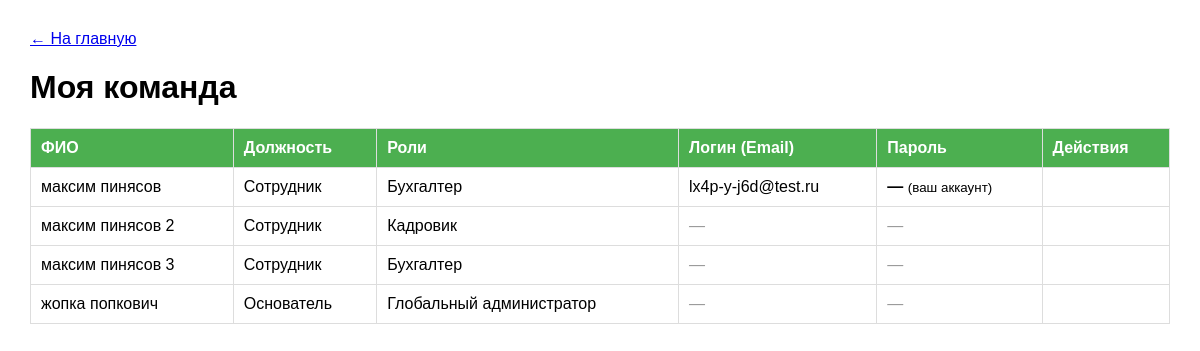
The app's page /team.php (signed in) with its own data.
### tables this page shows
CREATE TABLE users (
    id INTEGER PRIMARY KEY AUTOINCREMENT,
    last_name TEXT NOT NULL,
    first_name TEXT NOT NULL,
    middle_name TEXT,
    email TEXT NOT NULL UNIQUE,
    position TEXT NOT NULL,
    password TEXT DEFAULT '123456',
    created_at DATETIME DEFAULT CURRENT_TIMESTAMP
, party_id INTEGER DEFAULT 1);

### auth.php (called while the page is built, shortened)
<?php
require_once 'config.php';
function hasRole($requiredRoles) {
    global $db;
    $user_id = $_COOKIE['user_id'] ?? null;
    if (!is_array($requiredRoles)) {
        $requiredRoles = [$requiredRoles];
    }
    $stmt = $db->prepare("
        SELECT r.name
        FROM roles r
        JOIN user_roles ur ON r.id = ur.role_id
        WHERE ur.user_id = ?
    ");
    $stmt->execute([$user_id]);
    $userRoles = $stmt->fetchAll(PDO::FETCH_COLUMN);
    return false;
}
function hasPermission($permission) {
    global $db;
    $user_id = $_COOKIE['user_id'] ?? null;
    if (hasRole('Глобальный администратор')) return true;
    $stmt = $db->prepare("SELECT value FROM user_permissions WHERE user_id = ? AND permission = ?");
    $stmt->execute([$user_id, $permission]);
    $result = $stmt->fetchColumn();
    return $result !== false ? (bool)$result : true;
}
?>

### team.php (the view, shortened to what this page needs)
<?php
require_once 'config.php';
require_once 'auth.php';
$user_id = $_COOKIE['user_id'] ?? null;
$canViewCredentials = hasPermission('view_user_credentials');
$stmt = $db->prepare("SELECT party_id FROM users WHERE id = ?");
$stmt->execute([$user_id]);
$current_party_id = $stmt->fetchColumn();
$stmt = $db->prepare("SELECT u.*, GROUP_CONCAT(r.name) as roles
    FROM users u
    LEFT JOIN user_roles ur ON u.id = ur.user_id
    LEFT JOIN roles r ON ur.role_id = r.id
    WHERE u.party_id = ?
    GROUP BY u.id
    ORDER BY u.last_name");
$stmt->execute([$current_party_id]);
$team = $stmt->fetchAll();
?>
<!DOCTYPE html>
<html lang="ru">
<head>
</head>
<body>
    <a href="index.php">← На главную</a>
    <h1>Моя команда</h1>
    <table>
        <tr>
            <th>ФИО</th>
            <th>Должность</th>
            <th>Роли</th>
            <th>Логин (Email)</th>
            <th>Пароль</th>
            <th>Действия</th>
        </tr>
        <?php foreach ($team as $member): ?>
        <tr>
            <td><?= htmlspecialchars($member['first_name'] . ' ' . $member['last_name']) ?></td>
            <td><?= htmlspecialchars($member['position']) ?></td>
            <td><?= htmlspecialchars($member['roles'] ?? '—') ?></td>
            <td>
                <?php if ($member['id'] == $user_id || $canViewCredentials): ?>
                    <?= htmlspecialchars($member['email']) ?>
                <?php else: ?>
                    <span class="hidden">—</span>
                <?php endif; ?>
            </td>
            <td>
                <?php if ($member['id'] == $user_id): ?>
                    <strong>—</strong> <small>(ваш аккаунт)</small>
                <?php elseif ($canViewCredentials): ?>
                    <strong><?= htmlspecialchars($member['password'] ?? '—') ?></strong>
                <?php else: ?>
                    <span class="hidden">—</span>
                <?php endif; ?>
            </td>
            <td>
            </td>
        </tr>
        <?php endforeach; ?>
    </table>
</body>
</html>

### team.php (style rules this page uses)
body { font-family: Arial, sans-serif; margin: 30px; }
table { border-collapse: collapse; width: 100%; }
th, td { border: 1px solid #ddd; padding: 10px; text-align: left; }
th { background: #4CAF50; color: white; }
.hidden { color: #999; font-style: italic; }

### records on screen
users: first_name+last_name "максим пинясов", position "Сотрудник", roles "Бухгалтер", email "lx4p-y-j6d@test.ru", shows "(ваш аккаунт)"
users: first_name+last_name "максим пинясов 2", position "Сотрудник", roles "Кадровик"
users: first_name+last_name "максим пинясов 3", position "Сотрудник", roles "Бухгалтер"
users: first_name+last_name "жопка попкович", position "Основатель", roles "Глобальный администратор"
